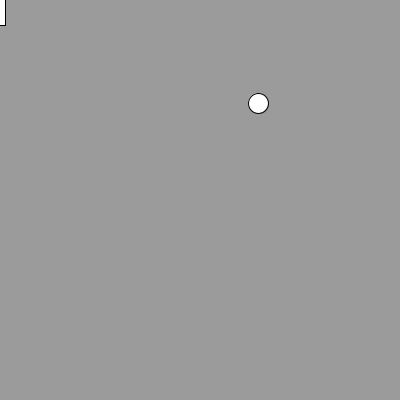
Frame 1 (no input)
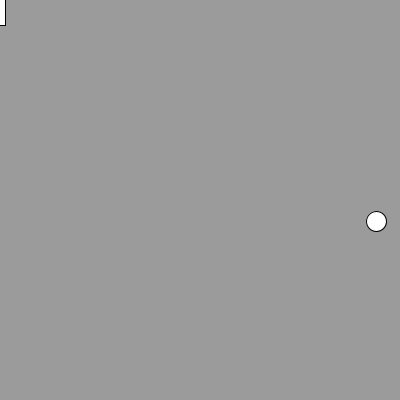
Frame 60 (the mouse pressed at the canvas centre just before this capture)
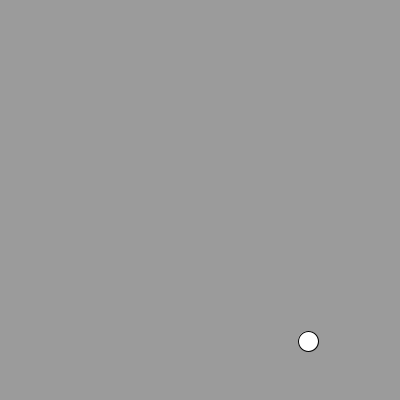
Frame 120 (the mouse held since frame 60 and released just before this capture)

The Processing sketch that drew these frames (run headless with seeded random() and noise(); from frame 60 on, the mouse is pressed at the canvas centre):

// Processing sketch: sketch_18_or_bat
// ── sketch_18_or_bat.pde
// and method

int xMove = 2;
int yMove =2;
int xPos;
int yPos; 
void setup() {
  size(400, 400);
  rectMode(CENTER);
   xPos = int(random(0, 400));
   yPos = int(random(0, 400));
}

void draw() {
  background(155);
 // rect(200, 200, 200, 200);
  if (mouseX <100 || mouseX>300) {
    rect(mouseX, mouseY, 10, 50);
  }
  moveBall();
}

void moveBall(){
//background(10, 255, 0);
  ellipse(xPos, yPos, 20, 20);
  xPos = xPos +xMove;
  yPos = yPos +yMove;

  if (xPos > 400) {
    xMove = -xMove ;
  }
  if (yPos >400) {
    yMove = -yMove;
  }
  if (xPos < 0) {
    xMove = -xMove ;
  }
  if (yPos < 0) {
    yMove = -yMove;
  }
  print("x="+xPos);
  println("y="+yPos);
//  delay(1000);
}
